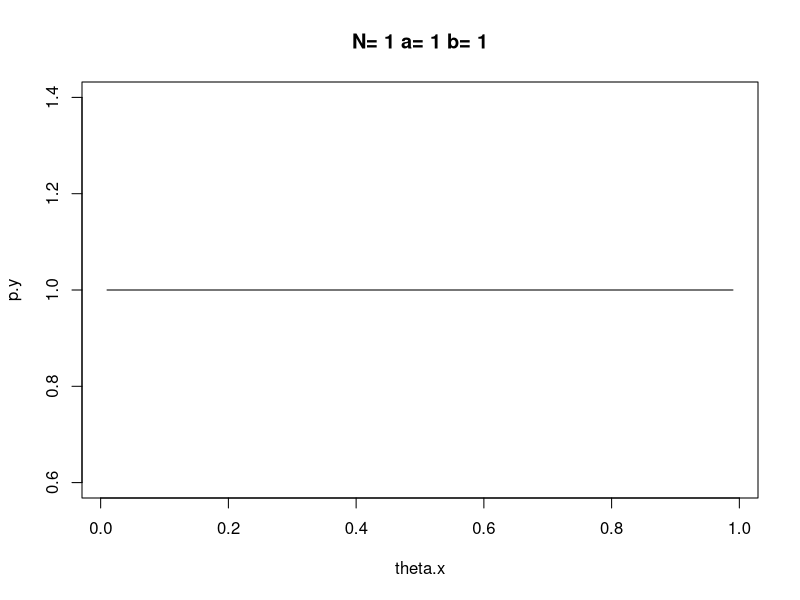
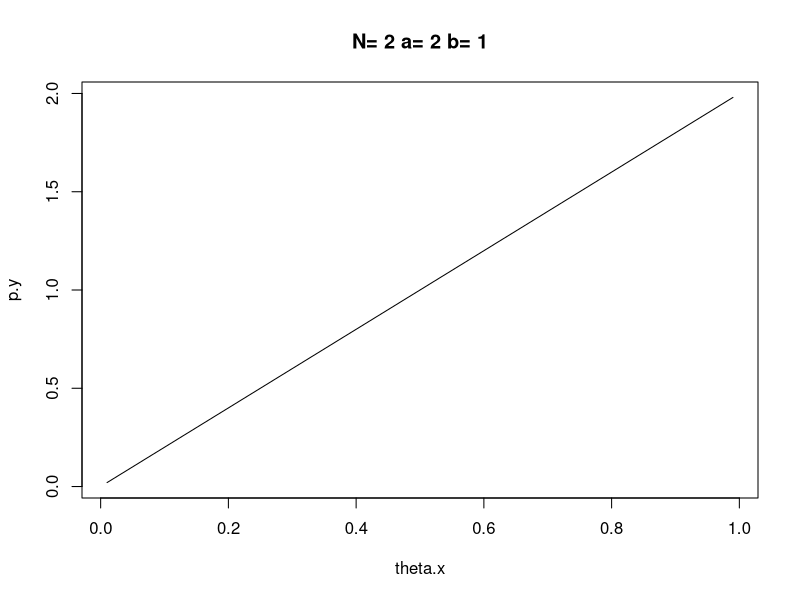
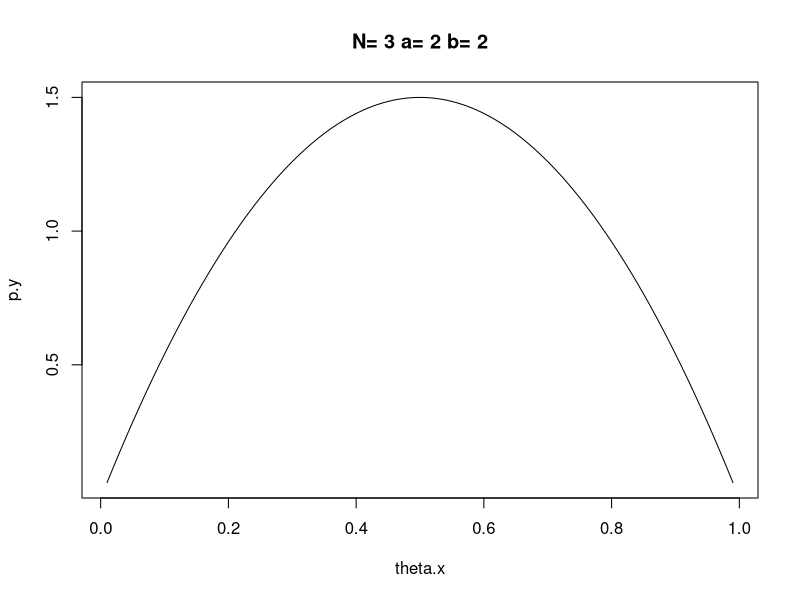
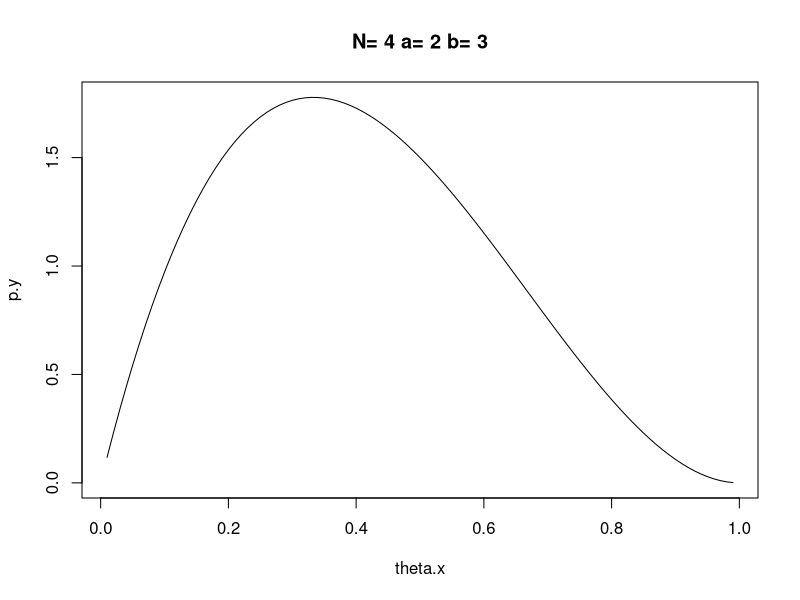
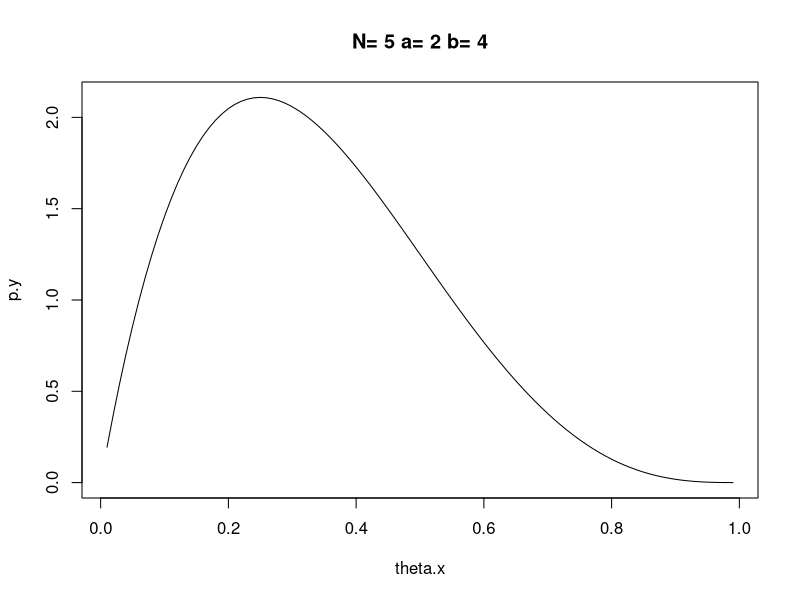
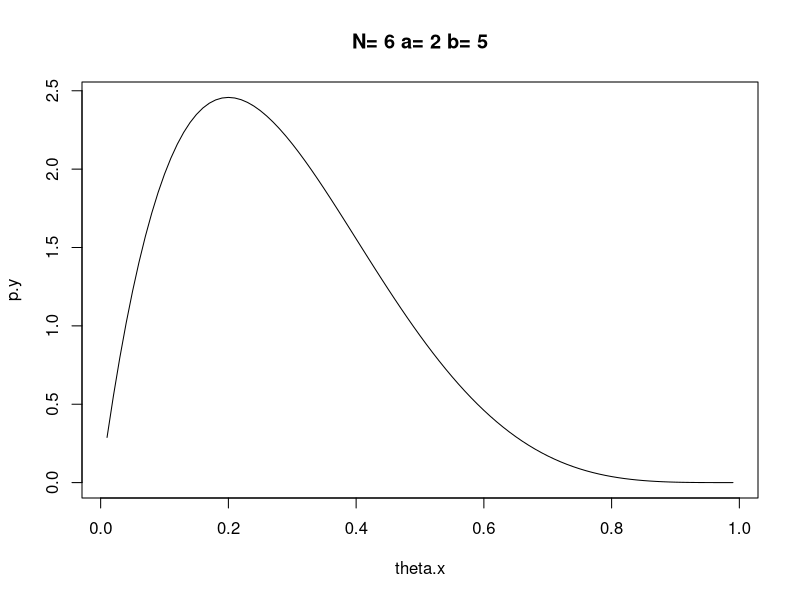
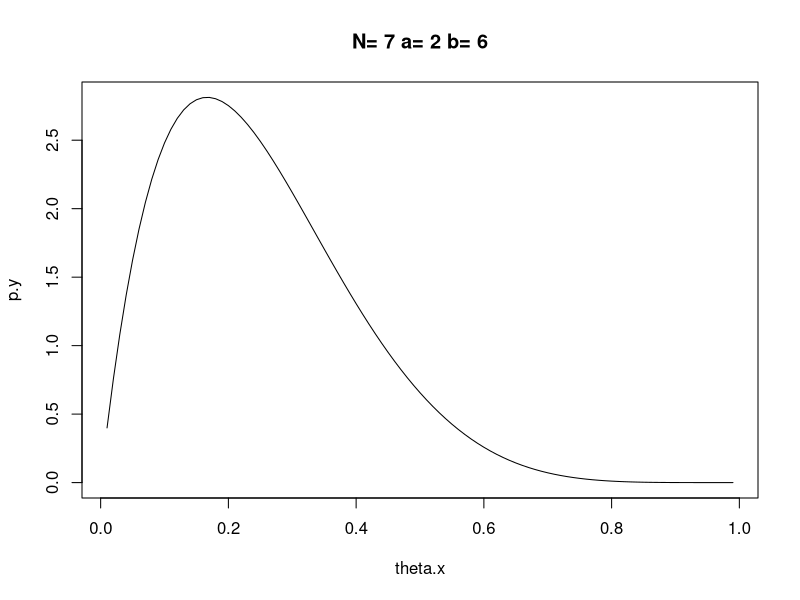
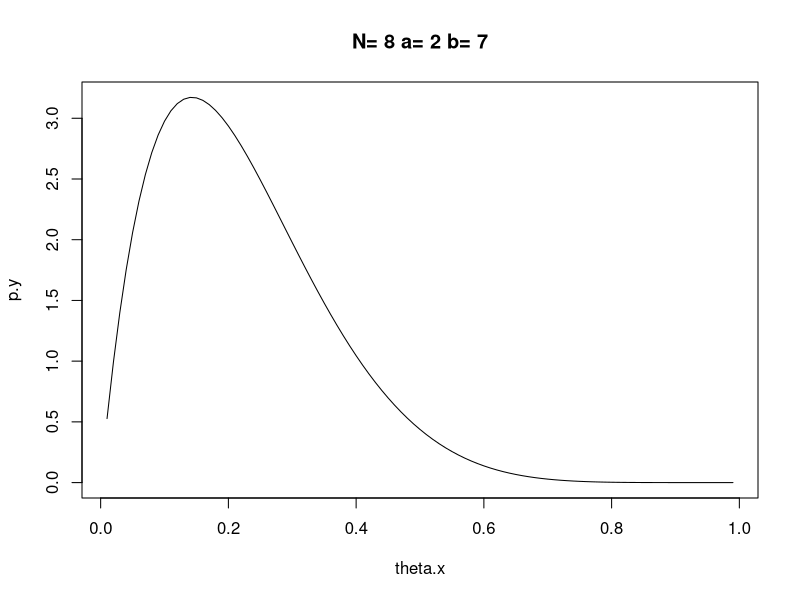

Here is the R script that generated these plots, in order:
## ---- chunk 1

rm(list=ls())
set.seed(1010101)
theta <- 0.5
N <- 200
data <- rbinom(N,1,theta)

a <- 1
b <- 1

for (i in 1:N){ # suppose patients are treated one-by-one
  if (i < 10 || i %% 10 == 1 ) {
    theta.x <- seq(0.01, .99, 0.01)
    p.y <- dbeta(theta.x,a,b)
    plot(theta.x,p.y,main = paste("N=",i,"a=",a,"b=",b),type="l")
  }
  if (data[i]==1){ # if the i-th is cured by the treatment
    # basically add 1 to a for X===1
    a <- a + 1
  } else { # if the i-th is NOT cured by the treatment
    # basically add 1 to b for X===0
    b <- b + 1
  }
  # probability of theta>1/2 based on the posterior distribution
  Ptheta <- 1 - pbeta(0.5,a,b)
}

